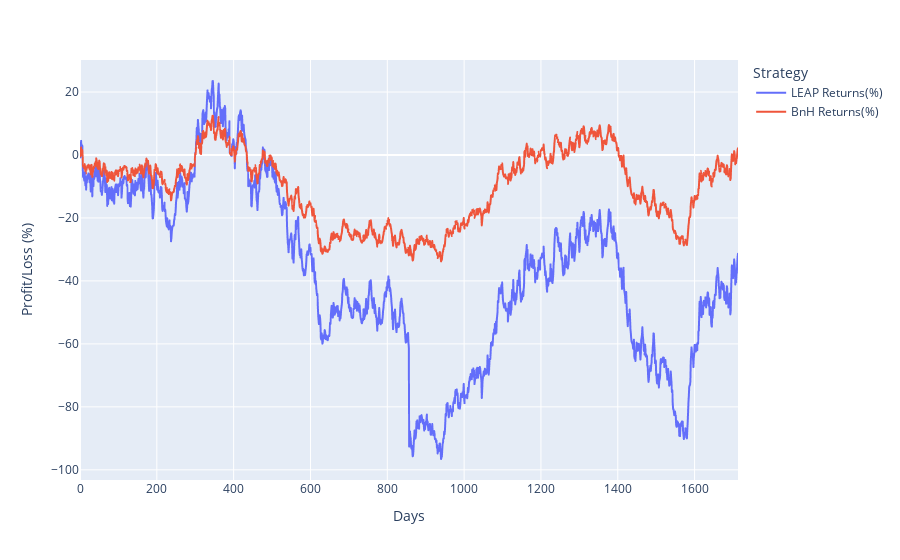

Notebook code cell kept with this figure:
### Code cell
fig = px.line(bear_complete_2,x="Days", y=["LEAP Returns(%)", "BnH Returns(%)"], labels={"value":"Profit/Loss (%)", "variable":"Strategy"})
fig.show()

### Figure 1 — Plotly figure (JSON) as saved in the notebook; plotly's stock layout.template omitted (floating-point values rounded to 4 significant figures; data arrays with more than 128 entries replaced by an {"elided": "..."} marker saying what was removed)
{"data": [{"hovertemplate": "Strategy=LEAP Returns(%)<br>Days=%{x}<br>Profit/Loss (%)=%{y}<extra></extra>", "legendgroup": "LEAP Returns(%)", "line": {"color": "#636efa", "dash": "solid"}, "mode": "lines", "name": "LEAP Returns(%)", "showlegend": true, "type": "scattergl", "x": {"elided": "1714 int values"}, "xaxis": "x", "y": {"elided": "1714 float values"}, "yaxis": "y"}, {"hovertemplate": "Strategy=BnH Returns(%)<br>Days=%{x}<br>Profit/Loss (%)=%{y}<extra></extra>", "legendgroup": "BnH Returns(%)", "line": {"color": "#EF553B", "dash": "solid"}, "mode": "lines", "name": "BnH Returns(%)", "showlegend": true, "type": "scattergl", "x": {"elided": "1714 int values"}, "xaxis": "x", "y": {"elided": "1714 float values"}, "yaxis": "y"}], "layout": {"legend": {"title": {"text": "Strategy"}, "tracegroupgap": 0}, "margin": {"t": 60}, "xaxis": {"anchor": "y", "domain": [0, 1], "title": {"text": "Days"}}, "yaxis": {"anchor": "x", "domain": [0, 1], "title": {"text": "Profit/Loss (%)"}}}}
